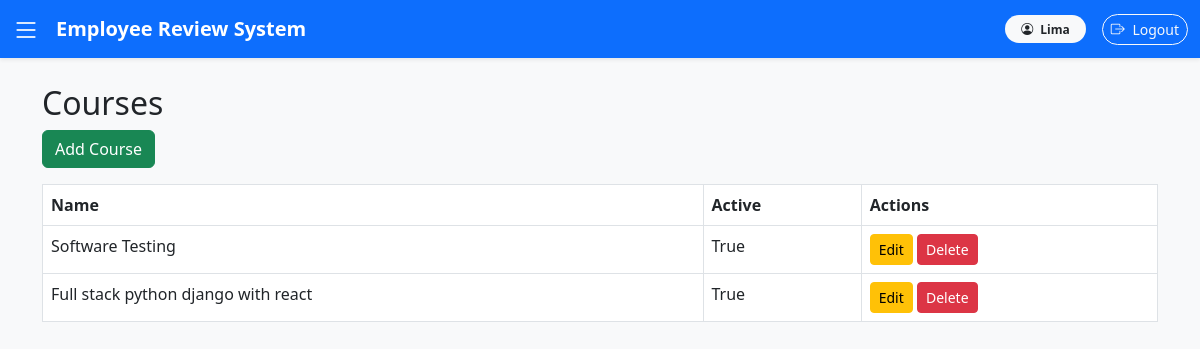
/courses/ (signed in), run on an earlier commit of the app's database.
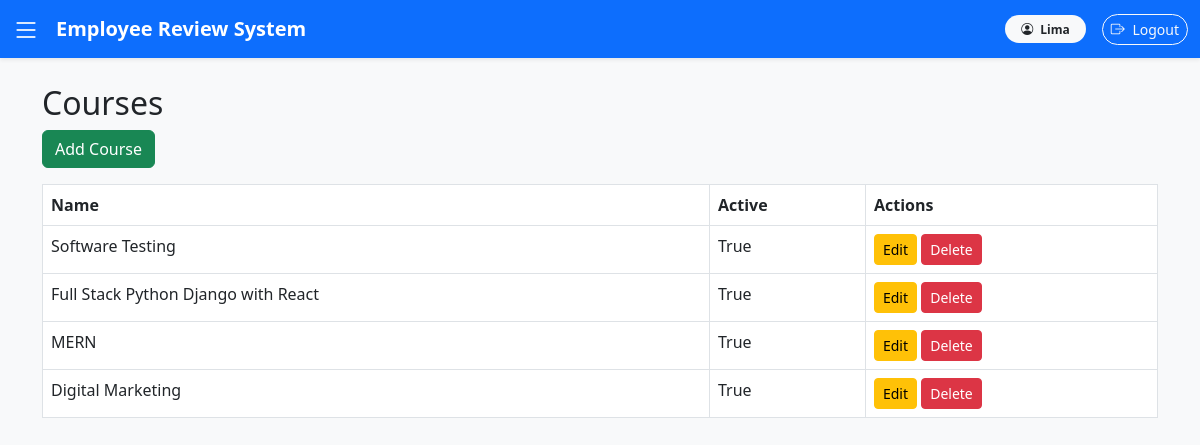
And on a later commit of the database.
### settings_app/models.py (models this page shows, shortened)
class Master(models.Model):
    created_date = models.DateTimeField(auto_now_add=True)
    isactive = models.BooleanField(default=True,verbose_name="Active")
    created_user = models.ForeignKey(User, null=True, blank=True, on_delete=models.CASCADE)
    class Meta:
        abstract = True
        ordering = ['-isactive']

class Course(Master):
    name = models.CharField(max_length=100, unique=True)

### settings_app/views.py (the view)
# urls.py: path('courses/', views.course_list, name='course_list'),
@login_required
def course_list(request):
    courses = Course.objects.all()
    return render(request, 'settings_app/course_list.html', {'courses': courses})

### settings_app/templates/settings_app/course_list.html
{% extends 'base.html' %}
{% block content %}
<div class="container mt-4">
    <h2>Courses</h2>
    <a href="{% url 'add_course' %}" class="btn btn-success mb-3">Add Course</a>
    <table class="table table-bordered">
        <thead>
            <tr><th>Name</th><th>Active</th><th>Actions</th></tr>
        </thead>
        <tbody>
            {% for course in courses %}
            <tr>
                <td>{{ course.name }}</td>
                <td>{{ course.isactive }}</td>
                <td>
                    <a href="{% url 'course_edit' course.id %}" class="btn btn-sm btn-warning">Edit</a>
                    <a href="{% url 'course_delete' course.id %}" class="btn btn-sm btn-danger"
                       onclick="return confirm('Are you sure?');">Delete</a>
                </td>
            </tr>
            {% empty %}
            <tr><td colspan="3">No courses found.</td></tr>
            {% endfor %}
        </tbody>
    </table>
</div>
{% endblock %}

What changed in the data, as far as the page shows it:
changed Course: name "Full stack python django with react" → "Full Stack Python Django with React"
added Course: name "MERN", isactive "True"
added Course: name "Digital Marketing", isactive "True"
